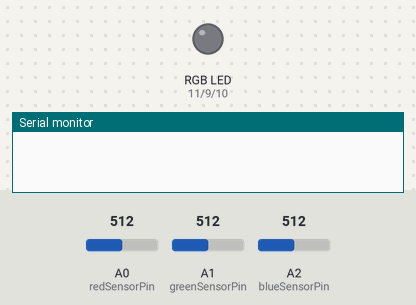
The sketch below on a simulated Arduino Uno, built with avr-gcc and run on an emulated ATmega328P. On the bench: an RGB LED mixed from three pins (HIGH = lit), the last lines printed to the serial monitor. Inputs (shaded band) come from the test bench; at power-on: A0 (redSensorPin) = 512, A1 (greenSensorPin) = 512, A2 (blueSensorPin) = 512.

Above: at 0.01 s.
At 1.2 s:
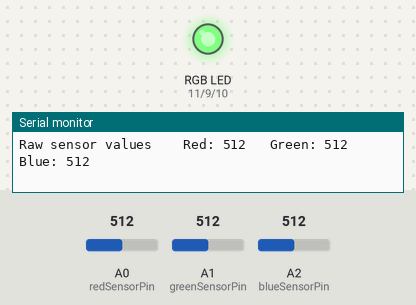
1.3 s: A0 (redSensorPin) set to 416
4.3 s: A0 (redSensorPin) set to 387
7.3 s: A1 (greenSensorPin) set to 412
10.3 s: A1 (greenSensorPin) set to 382
13.3 s: A2 (blueSensorPin) set to 414
16.3 s: A2 (blueSensorPin) set to 388
Timing chart, 0 to 19.3 s (numbered marks = the images above; inputs shaded):
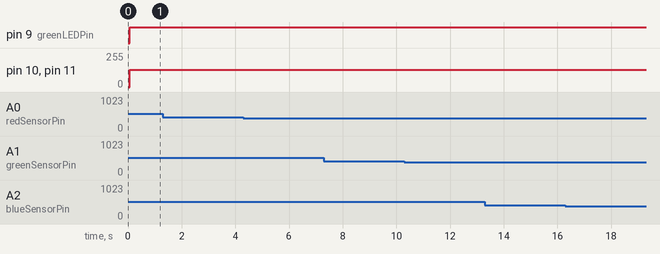

The sketch:

mixing_lamp.ino
```cpp
/*
 * Author:      Robbie Brandrick
 * Date:        January 2, 2016
 * Description: Using a tri-colour LED and three photoresistors create a lamp that smoothly changes colors
 *              depending on external lighting conditions.
 */

const int redLEDPin = 11;
const int greenLEDPin = 9;
const int blueLEDPin = 10;
const int redSensorPin = A0;
const int greenSensorPin = A1;
const int blueSensorPin = A2;

int redValue = 0;
int greenValue = 0;
int blueValue = 0;
int redSensorValue = 0;
int greenSensorValue = 0;
int blueSensorValue = 0;

void setup() {

  Serial.begin(9600);

  pinMode(redLEDPin, OUTPUT);
  pinMode(greenLEDPin, OUTPUT);
  pinMode(blueLEDPin, OUTPUT);

}

void loop() {

  //Read photoresistor sensors for RGB values
  redSensorValue = analogRead(redSensorPin);
  delay(5);
  greenSensorValue = analogRead(greenSensorPin);
  delay(5);
  blueSensorValue = analogRead(blueSensorPin);
  delay(5);

  //Print photoresistor sensors values
  Serial.print("Raw sensor values \t Red: ");
  Serial.print(redSensorValue);
  Serial.print("\t Green: ");
  Serial.print(greenSensorValue);
  Serial.print("\t Blue: ");
  Serial.println(blueSensorValue);

  //Set up the new RGB values
  redValue = redSensorValue / 4;
  greenValue = greenSensorValue / 4;
  blueValue = blueSensorValue / 4;

  //Print new RGB values
  Serial.print("Mapped sensor values \t Red: ");
  Serial.print(redValue);
  Serial.print("\t Green: ");
  Serial.print(greenValue);
  Serial.print("\t Blue: ");
  Serial.println(blueValue);

  //Show new RGB values
  analogWrite(redLEDPin, 128);
  analogWrite(greenLEDPin, 255);
  analogWrite(blueLEDPin, 128);

}
```
